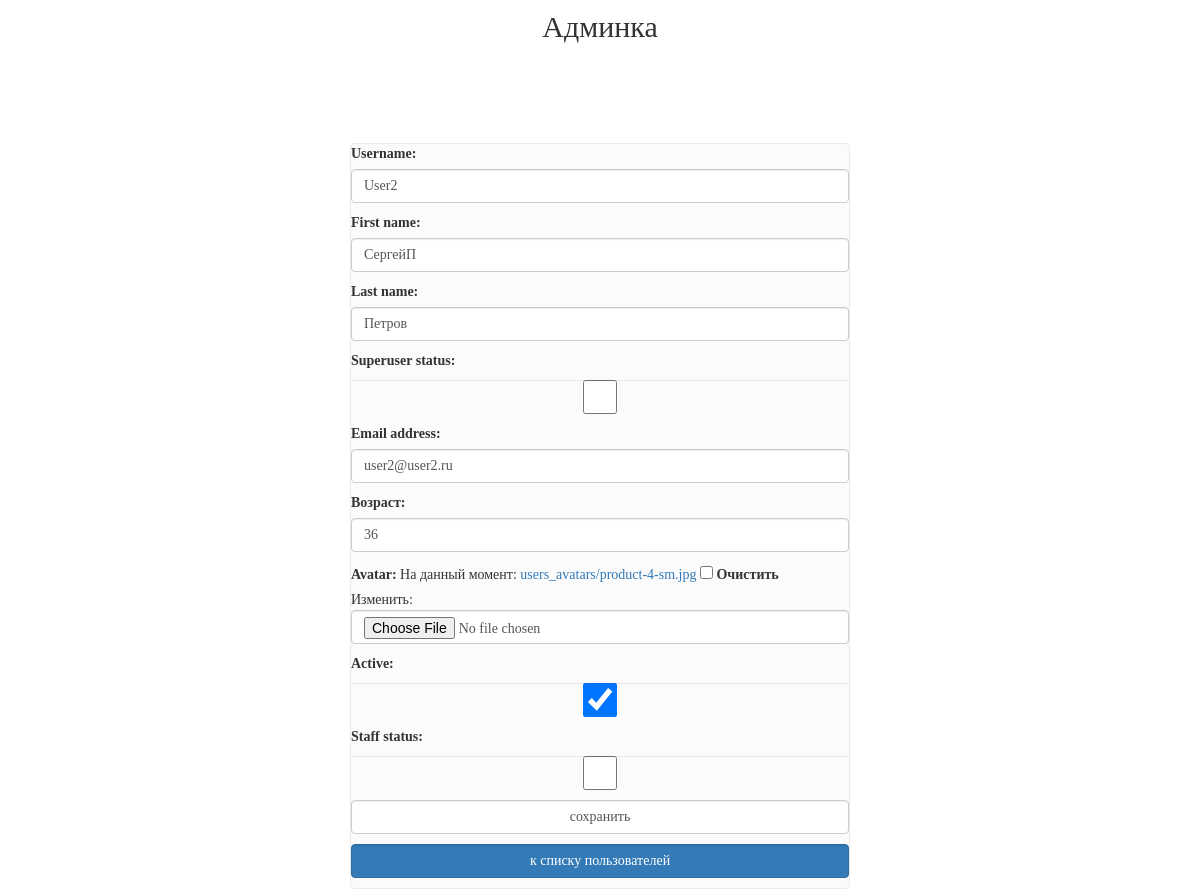
Page /my/admin/user/update/3/ (signed in) on the earlier database version.
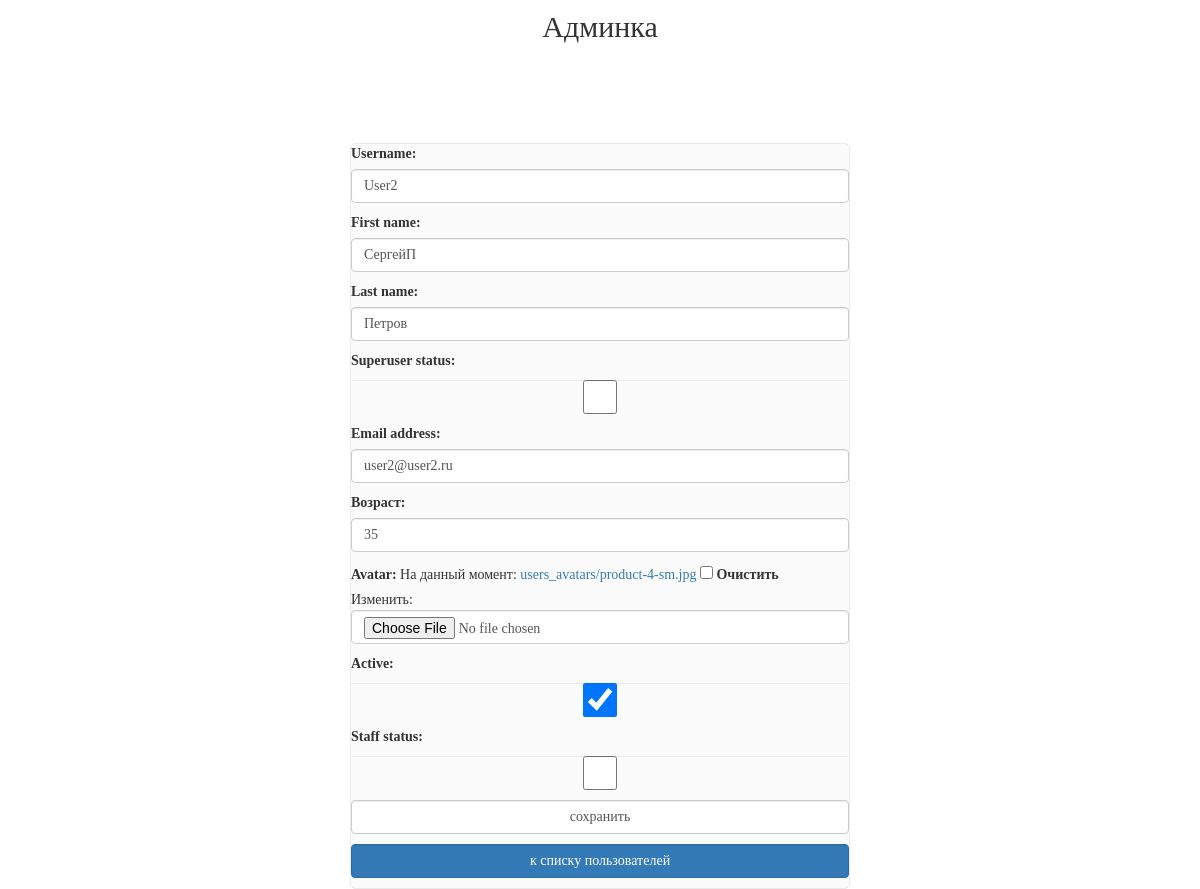
Same page on the later database version.
### authapp/models.py (models this page shows)
class ShopUser(AbstractUser):
    age = models.PositiveSmallIntegerField('Возраст', null=True)
    avatar = models.ImageField(upload_to='users_avatars', blank=True)
    id_for_friends = models.CharField('Код для пригашения друзей', max_length=8, blank=True)

### adminapp/views.py (the view)
# urls.py: path('user/update/<int:pk>/', adminapp.UserUpdateView.as_view(), name='user_update'),
class UserUpdateView(SuperUserOnlyMixin, PageTitleMixin, UpdateView):
    model = ShopUser
    success_url = reverse_lazy('my_admin:index')
    form_class = AdminShopUserUpdateForm
    page_title = 'Редактирование пользователя'

### adminapp/forms.py (shortened to what this page needs)
class AdminShopUserUpdateForm(UserChangeForm):
    class Meta:
        model = ShopUser
        fields = (
            'username', 'first_name', 'last_name', 'is_superuser',
            'password', 'email', 'age', 'avatar', 'is_active', 'is_staff'
        )
    def __init__(self, *args, **kwargs):
        super().__init__(*args, **kwargs)
        for field_name, field in self.fields.items():
            if field_name == 'password':
                field.widget = forms.HiddenInput()
            else:
                field.widget.attrs['class'] = 'form-control'
                field.help_text = ''

### adminapp/views.py (called while the page is built)
    @method_decorator(user_passes_test(lambda x: x.is_superuser))
    def dispatch(self, request, *args, **kwargs):
        return super().dispatch(request, *args, **kwargs)

    def get_context_data(self, **kwargs):
        context = super().get_context_data(**kwargs)
        context['title'] = self.page_title
        return context

### adminapp/templates/authapp/shopuser_form.html (shortened to what this page needs)
{% extends 'adminapp/base.html' %}
{% load static %}
{% block container %}
    <div class="login">
        <form class="form-horizontal" method="post" enctype="multipart/form-data">
            {{ form.as_p }}
            <input class="form-control" type="submit" value="сохранить">
        </form>
        <a href="{% url 'my_admin:index' %}"
           class="btn btn-primary form-control last">
            к списку пользователей
        </a>
    </div>
{% endblock %}

Differences in the rows shown:
changed ShopUser "User2": age "36" → "35"
